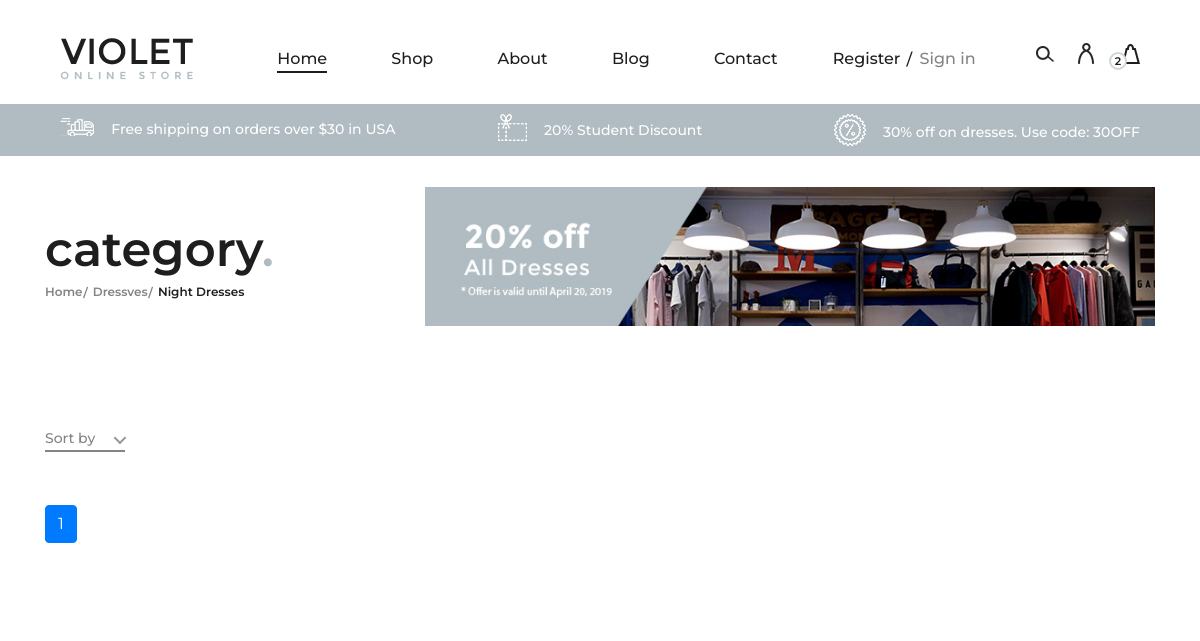
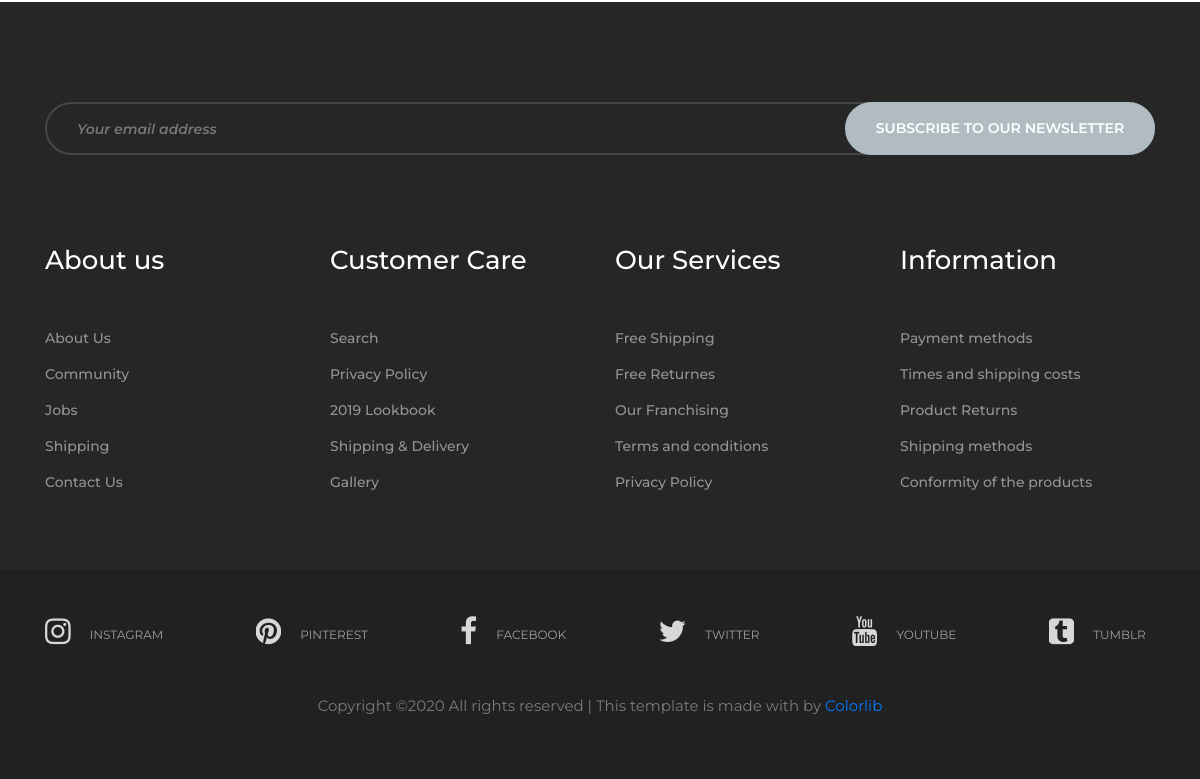
The app's page /categories/2/, older data (2 pictures, top to bottom).
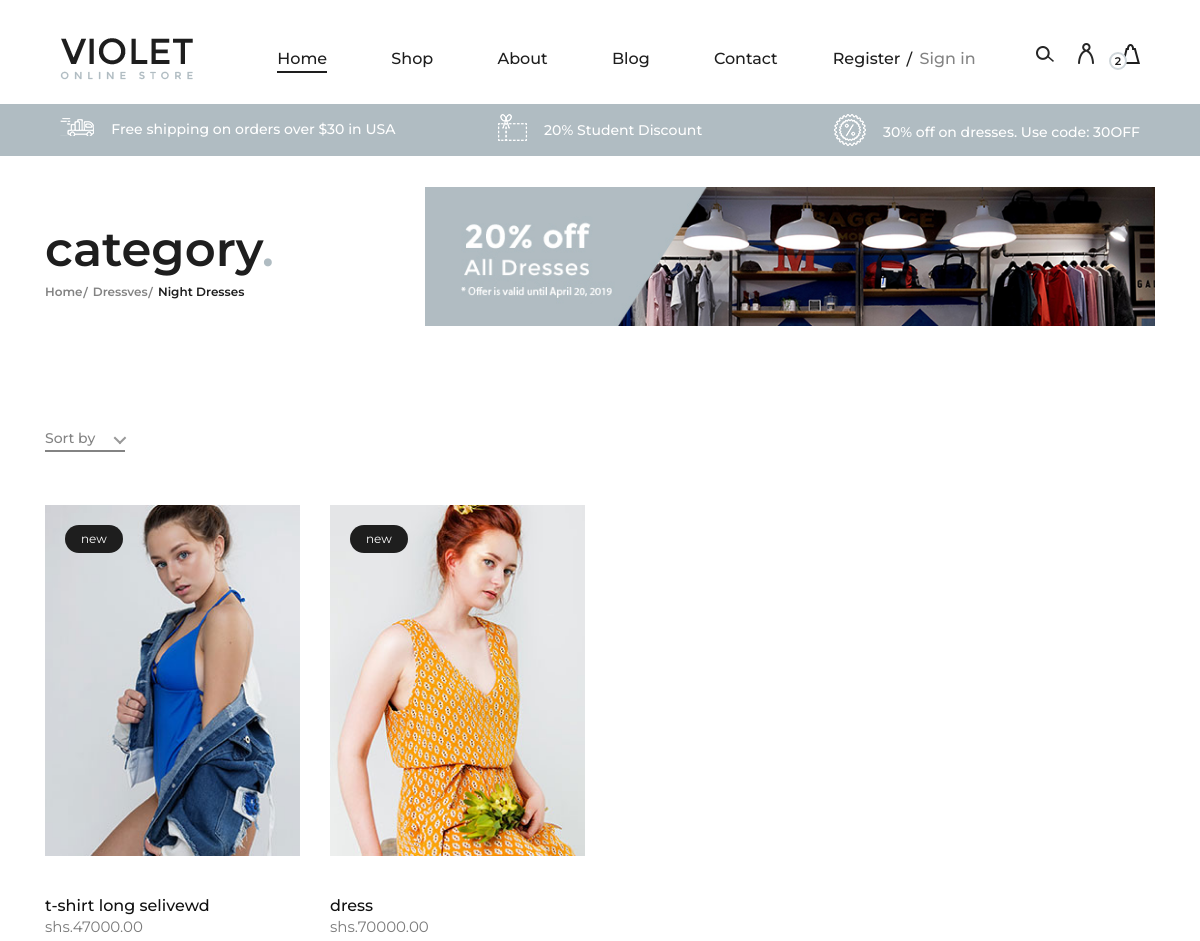
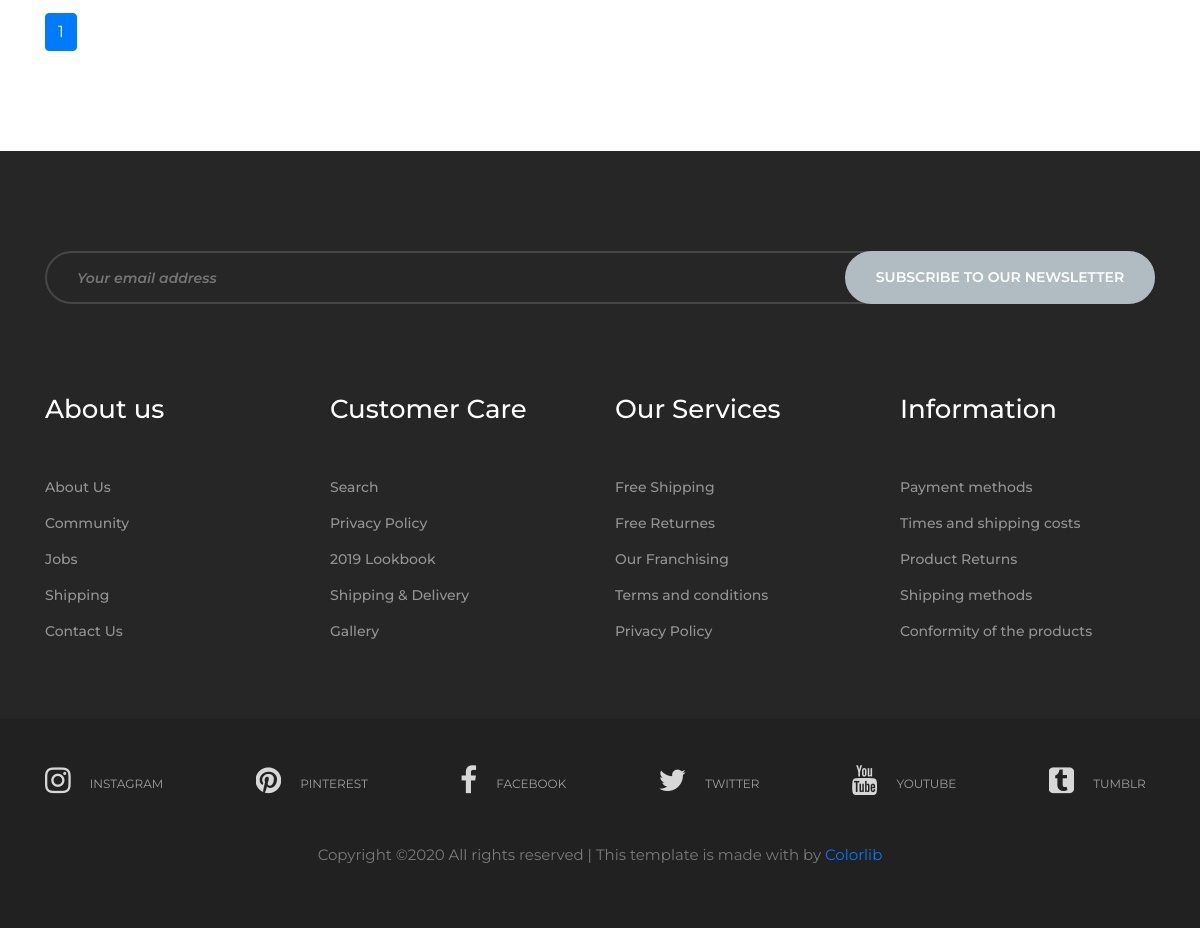
The same page, newer data (2 pictures, top to bottom).
### home/models.py (models this page shows, shortened)
class Product(models.Model):
    categoryId       =  models.ForeignKey(ProductCategory, default=None, related_name='category',on_delete=models.CASCADE)
    subCategoryId    =  models.ForeignKey(ProductSubCategory, default=None, related_name='subCategory',on_delete=models.CASCADE)
    name             =  models.CharField(max_length=100 ,default="shirt")
    description      =  models.TextField(blank=True,null=True)
    price            =  models.DecimalField(decimal_places=2,max_digits=10000)
    details          =  models.TextField(blank=True,null=True)
    rating           =  models.IntegerField(max_length=100000,default=1)
    featured         =  models.BooleanField(default=False)
    created          =  models.DateTimeField(auto_now_add=True)
    updated          =  models.DateTimeField(auto_now=True)
    def get_absolute_url(self):
        return reverse("product",kwargs={"product_id":self.id})

class Images (models.Model):
    product = models.ForeignKey(Product, default=None, related_name='image',on_delete=models.CASCADE)
    image = models.ImageField(upload_to='img/products', blank=True)

### home/views.py (the view)
# urls.py: path('categories/',categoriesView,name='category'),
def categoriesView(request,category_id):
    if request.method=="POST":
        productsfilter=request.POST['productFilter']
        if productsfilter=='price':
            queryset=Product.objects.filter().order_by('price').all()
        elif productsfilter=='featured':
            queryset=Product.objects.filter().order_by('id').all()
        elif productsfilter=='order':
            queryset=Product.objects.filter(Q(title='shoes')).order_by('name').all()
    else:
        queryset=Product.objects.filter(categoryId_id=category_id)
    page = request.GET.get('page')
    paginator = Paginator(queryset, 8)
    try:
        queryset_number = paginator.page(page)
    except PageNotAnInteger:
        queryset_number = paginator.page(1)
    except EmptyPage:
        queryset_number = paginator.page(paginator.num_pages)
    context={
        'product_list':queryset_number,
    }
    return render(request,"categories.html",context)

### templates/categories.html (shortened to what this page needs)
{% extends "required/base.html" %}
{% load static %}
{% block content %}
    <section class="page-add">
        <div class="container">
            <div class="row">
                <div class="col-lg-4">
                    <div class="page-breadcrumb">
                        <h2>category<span>.</span></h2>
                        <a href="{% url 'category' %}">Home</a>
                        <a href="">Dressves</a>
                        <a class="active" href="#">Night Dresses</a>
                    </div>
                </div>
                <div class="col-lg-8">
                    <img src="{% static 'img/add.jpg' %}" alt="">
                </div>
            </div>
        </div>
    </section>
    <section class="categories-page spad">
        <div class="container">
            <div class="categories-controls">
                <div class="row">
                    <div class="col-lg-12">
                        <div class="categories-filter">
                            <div class="cf-left">
                            </div>
                        </div>
                    </div>
                </div>
            </div>
                    <div class="row">
                         {% for item in product_list %}
                              <div class="col-lg-3 col-md-6">
                                 <div class="single-product-item">
                                    <figure>
                                       <img src="../../media/{{ item.image.first.image }}" alt="">
                                         {% if item.featured %}
                                        <div class="p-status">new</div>
                                         {% else %}
                                        <div class="p-status sale">sale</div>
                                         {% endif %}
                                    </figure>
                                </div>
                                <div class="product-text">
                                   <a href="{{item.get_absolute_url}}">
                                     <h6>{{item.name}}</h6>
                                   </a>
                                   <p>shs.{{item.price}}</p>
                               </div>
                              </div>
                         {% endfor %}
                    </div>
              <nav aria-label="Page navigation">
                  <ul class="pagination">
                     {% for n in product_list.paginator.page_range %}
                       {% if product_list.number == n %}
                         <li class="page-item active">
                           <span class="page-link">{{ n }}<span class="sr-only">(current)</span></span>
                         </li>
                       {% elif n > product_list.number|add:'-3' and n < product_list.number|add:'3' %}
                         <li class="page-item"><a class="page-link" href="?page={{ n }}">{{ n }}</a></li>
                       {% endif %}
                     {% endfor %}
                     </ul>
                 </nav>
        </div>
    </section>
{% endblock  %}

### templates/required/base.html (shortened to what this page needs)
{% load static %}
<!DOCTYPE html>
<html lang="zxx">
<head>
     <link href="https://stackpath.bootstrapcdn.com/bootstrap/4.3.1/css/bootstrap.min.css" rel="stylesheet"/>
    <link rel="stylesheet" href="{% static 'css/bootstrap.min.css' %}" type="text/css">
    <link rel="stylesheet" href="{% static 'css/font-awesome.min.css' %}" type="text/css">
    <link rel="stylesheet" href="{% static 'css/nice-select.css' %}" type="text/css">
    <link rel="stylesheet" href="{% static 'css/owl.carousel.min.css' %}" type="text/css">
    <link rel="stylesheet" href="{% static 'css/magnific-popup.css'%}" type="text/css">
    <link rel="stylesheet" href="{% static 'css/slicknav.min.css' %}" type="text/css">
    <link rel="stylesheet" href="{% static 'css/style.css' %}" type="text/css">
	</head>
	<body>
    <header class="header-section">
        <div class="container-fluid">
            <div class="inner-header">
                <div class="logo">
                    <a href="{% url 'home' %}"><img src="{% static 'img/logo.png' %}" alt=""></a>
                </div>
                <div class="header-right">
                    <img src="{% static 'img/icons/search.png' %}" alt="" class="search-trigger">
                    <img src="{% static 'img/icons/man.png' %}" alt="">
                    <a href="#">
                        <img src="{% static 'img/icons/bag.png' %}" alt="">
                        <span>2</span>
                    </a>
                </div>
                <div class="user-access">
                    <a href="#">Register</a>
                    <a href="#" class="in">Sign in</a>
                </div>
                <nav class="main-menu mobile-menu">
                    <ul>
                        <li><a class="active" href="{% url 'home'%} ">Home</a></li>
                        <li><a href="{% url 'category' 1 %}">Shop</a>
                        </li>
                        <li><a href="{% url 'product' %}">About</a></li>
                        <li><a href="{% url 'checkout'%}">Blog</a></li>
                        <li><a href="{% url 'contact' %}">Contact</a></li>
                    </ul>
                </nav>
            </div>
        </div>
    </header>
    <div class="header-info">
        <div class="container-fluid">
            <div class="row">
                <div class="col-md-4">
                    <div class="header-item">
                        <img src="{% static 'img/icons/delivery.png' %}" alt="">
                        <p>Free shipping on orders over $30 in USA</p>
                    </div>
                </div>
                <div class="col-md-4 text-left text-lg-center">
                    <div class="header-item">
                        <img src="{% static 'img/icons/voucher.png' %}" alt="">
                        <p>20% Student Discount</p>
                    </div>
                </div>
                <div class="col-md-4 text-left text-xl-right">
                    <div class="header-item">
                    <img src="{% static 'img/icons/sales.png' %}" alt="">
                    <p>30% off on dresses. Use code: 30OFF</p>
                </div>
                </div>
            </div>
        </div>
    </div>
    {% block content %}{% endblock  %}
    <footer class="footer-section spad">
        <div class="container">
            <div class="newslatter-form">
                <div class="row">
                    <div class="col-lg-12">
                        <form action="#">
                            <input type="text" placeholder="Your email address">
                            <button type="submit">Subscribe to our newsletter</button>
                        </form>
                    </div>
                </div>
            </div>
            <div class="footer-widget">
                <div class="row">
                    <div class="col-lg-3 col-sm-6">
                        <div class="single-footer-widget">
                            <h4>About us</h4>
                            <ul>
                                <li>About Us</li>
                                <li>Community</li>
                                <li>Jobs</li>
                                <li>Shipping</li>
                                <li>Contact Us</li>
                            </ul>
                        </div>
                    </div>
                    <div class="col-lg-3 col-sm-6">
                        <div class="single-footer-widget">
                            <h4>Customer Care</h4>
                            <ul>
                                <li>Search</li>
                                <li>Privacy Policy</li>
                                <li>2019 Lookbook</li>
                                <li>Shipping & Delivery</li>
                                <li>Gallery</li>
                            </ul>
                        </div>
                    </div>
                    <div class="col-lg-3 col-sm-6">
                        <div class="single-footer-widget">
                            <h4>Our Services</h4>
                            <ul>
                                <li>Free Shipping</li>
                                <li>Free Returnes</li>
                                <li>Our Franchising</li>
                                <li>Terms and conditions</li>
                                <li>Privacy Policy</li>
                            </ul>
                        </div>
                    </div>
                    <div class="col-lg-3 col-sm-6">
                        <div class="single-footer-widget">
                            <h4>Information</h4>
                            <ul>
                                <li>Payment methods</li>
                                <li>Times and shipping costs</li>
                                <li>Product Returns</li>
                                <li>Shipping methods</li>
                                <li>Conformity of the products</li>
                            </ul>
                        </div>
                    </div>
                </div>
            </div>
        </div>
        <div class="social-links-warp">
			<div class="container">
				<div class="social-links">
					<a href="" class="instagram"><i class="fa fa-instagram"></i><span>instagram</span></a>
					<a href="" class="pinterest"><i class="fa fa-pinterest"></i><span>pinterest</span></a>
					<a href="" class="facebook"><i class="fa fa-facebook"></i><span>facebook</span></a>
					<a href="" class="twitter"><i class="fa fa-twitter"></i><span>twitter</span></a>
					<a href="" class="youtube"><i class="fa fa-youtube"></i><span>youtube</span></a>
					<a href="" class="tumblr"><i class="fa fa-tumblr-square"></i><span>tumblr</span></a>
				</div>
			</div>
<div class="container text-center pt-5">
                <p>
  Copyright &copy; All rights reserved | This template is made with  by <a href="https://colorlib.com" target="_blank">Colorlib</a>
  </p>
            </div>
		</div>
    </footer>
    </body>
    </html>

Row changes from the older to the newer data that the page shows:
added Product: image.first.image (picture), featured "new", name "t-shirt long selivewd", price "47000.00"
added Product: image.first.image (picture), featured "new", name "dress", price "70000.00"
